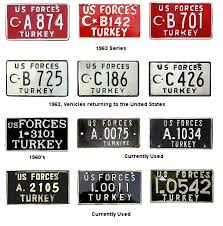
#> input picture ImagePreprocessing/Images/plates_tur.jpg, 223 x 226 px, found by its file name
$ python Translation.py
#> lines starting #> are read from the running program, lines starting #| are printed output that depends on the picture
# Translation is the shifting of an object's location.

import numpy
import cv2
import os

os.chdir("C:/Users/serha/PycharmProjects/YOLO/")

img = cv2.imread('ImagePreprocessing/Images/plates_tur.jpg', cv2.IMREAD_GRAYSCALE)
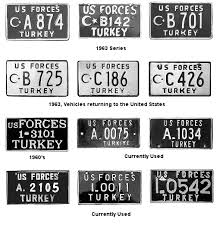
#> img: shape (226, 223); min 0, max 255, mean 181
assert img is not None, "file could not be read, check with os.path.exists()"
rows,cols = img.shape
#> rows = 226; cols = 223

M = numpy.float32([[1,0,50],[0,1,50]])
dst = cv2.warpAffine(img,M,(cols,rows))
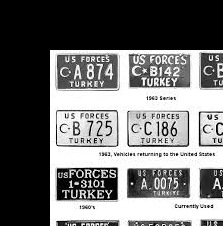
#> dst: shape (226, 223); min 0, max 255, mean 111.2

cv2.imshow('img',dst)
cv2.waitKey(0)
cv2.destroyAllWindows()
